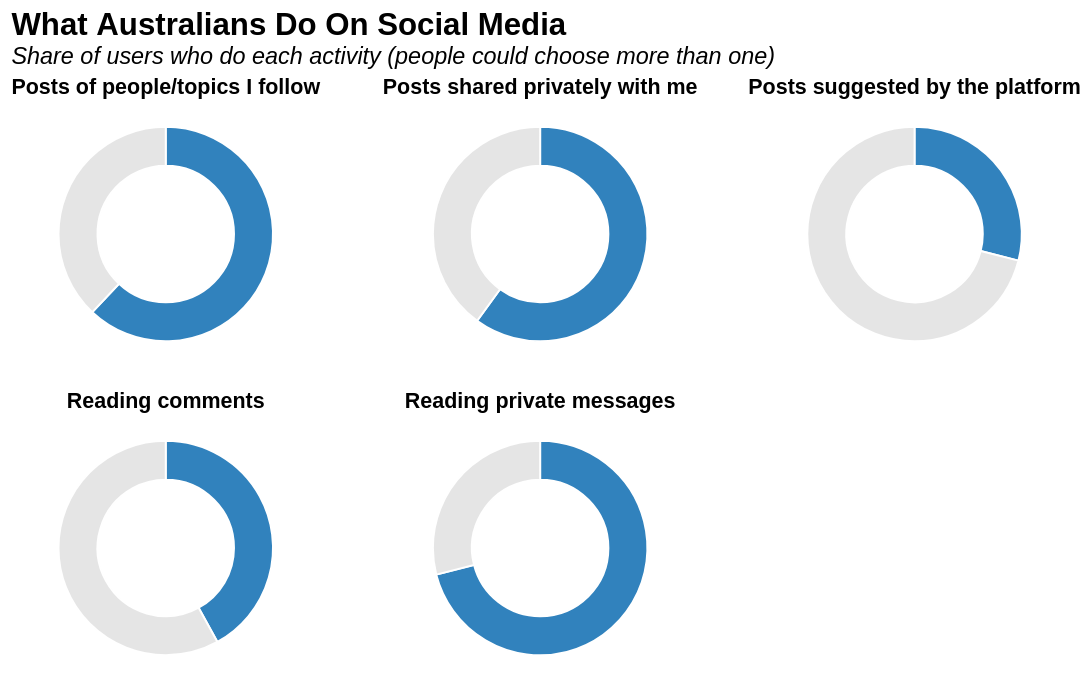

Write the Vega-Lite specification saved for this chart.
### Vega-Lite specification from a JSON file in a GitHub repository (floating-point values rounded to 4 significant figures)
{"$schema": "https://vega.github.io/schema/vega-lite/v5.json", "title": {"text": "What Australians Do On Social Media", "subtitle": "Share of users who do each activity (people could choose more than one)", "anchor": "start", "fontSize": 16, "subtitleFontStyle": "italic"}, "description": "Share of social media users rating each feature important.", "data": {"values": [{"feature": "Reading private messages", "value": 71}, {"feature": "Posts of people/topics I follow", "value": 62}, {"feature": "Posts shared privately with me", "value": 60}, {"feature": "Reading comments", "value": 42}, {"feature": "Posts suggested by the platform", "value": 29}]}, "transform": [{"calculate": "[{'part': 'Used', 'val': datum.value, 'ord': 0}, {'part': 'Rest', 'val': 100 - datum.value, 'ord': 1}]", "as": "parts"}, {"flatten": ["parts"]}, {"calculate": "datum.parts.part", "as": "part"}, {"calculate": "datum.parts.val", "as": "val"}, {"calculate": "datum.parts.ord", "as": "ord"}], "facet": {"field": "feature", "type": "nominal", "header": {"title": null, "labelFontSize": 11, "labelFontWeight": "bold", "labelLimit": 180}}, "columns": 3, "spec": {"width": 120, "height": 120, "mark": {"type": "arc", "innerRadius": 35, "outerRadius": 55, "stroke": "#fff", "strokeWidth": 1}, "encoding": {"theta": {"field": "val", "type": "quantitative", "stack": true}, "order": {"field": "ord", "type": "quantitative"}, "color": {"field": "part", "type": "nominal", "scale": {"domain": ["Used", "Rest"], "range": ["#3182bd", "#e5e5e5"]}, "legend": null}, "tooltip": [{"field": "feature", "type": "nominal", "title": "Activity"}, {"field": "value", "type": "quantitative", "title": "% of Users"}]}}, "resolve": {"scale": {"color": "shared"}}}
